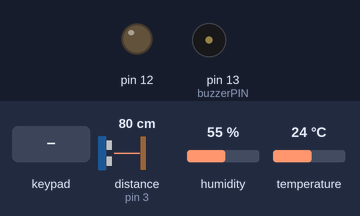
A sketch run on a simulated Arduino Uno, built with avr-gcc and run on an emulated ATmega328P. Shown: output pins drawn as LEDs (lit = HIGH), buzzer (waves = sounding). The test bench sets the inputs (shaded band); at power-on: distance to the obstacle (sensor on pin 3) 80 cm, humidity 55 %, temperature 24 °C. The echo pulse lasts 58.3 µs per cm; what the sketch prints to the serial monitor is not drawn.

Above: at 1.2 s.
1.3 s: keypad keys 8 9 1 0 1 1 pressed 0.4 s apart
At 4.6 s:
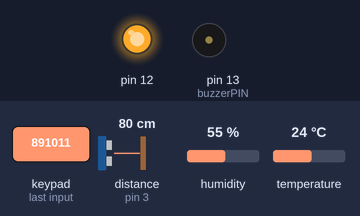
8.8 s: distance to the obstacle (sensor on pin 3) set to 2 cm
Timing chart, 0 to 12.4 s (numbered marks = the images above; inputs shaded):
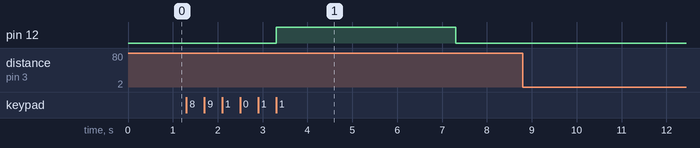

The sketch:

IA.ino
```cpp
#include "DHT.h"
#include <Wire.h>
#include <EasyUltrasonic.h>

#include <ArduinoJson.h>
#include <Keypad.h>
#include <LiquidCrystal_I2C.h>
#include <EasyBuzzer.h>

/* Buzzer */
int buzzerPIN = 13;
unsigned int frequency = 1000;
unsigned int beeps = 10;
unsigned int duration = 1000;
/* Buzzer */

// Set the LCD address to 0x3F for a 16 chars and 2 line display
//LiquidCrystal_I2C lcd(0x3F,16,2);
// Set the LCD address to 0x27 for a 16 chars and 2 line display
LiquidCrystal_I2C lcd(0x27, 16, 2);

#define DHTPIN 2  // pin digital conectado al sensor DHT.
#define DHTTYPE DHT11 // Tipo de sensor DHT.

#define ECHOPIN 3 // pin digital conectado al pin echo del sensor ultrasónico.
#define TRIGPIN 3 //promedio de estudiantes de facultad ingenieria UMG  pin digital conectado al pin trig del sensor ultrasónico.

/* START KEYPAD CONFIG */
const byte ROWS = 4;
const byte COLS = 4;

char hexaKeys[ROWS][COLS] = {
  {'D','#','0','*'},
  {'C','9','8','7'},
  {'B','6','5','4'},
  {'A','3','2','1'}
};

byte colPINS[COLS] = {4, 5, 6, 7};
byte rowPINS[ROWS] = {8, 9, 10, 11};

Keypad customKeypad = Keypad(makeKeymap(hexaKeys), rowPINS, colPINS, ROWS, COLS);

char CLAVE[7];
char CLAVE_MAESTRA[7] = "123456";
byte INDICE = 0;
/* FINISH KEYPAD CONFIG */


EasyUltrasonic ultrasonic; // Define un objeto ultrasonic.
DHT dht(DHTPIN, DHTTYPE);  // Inicializa el sensor DHT.

bool abierto = false;
unsigned long previousMillis = 0;  // Variable para almacenar el tiempo de la última lectura
const unsigned long interval = 5000;  // Intervalo de tiempo deseado (2 segundos)

int distance = 10;
int Cel = 0;
int Far = 0;

void setup() {
  Serial.begin(9600);
  EasyBuzzer.setPin(buzzerPIN); // Configura el PIN donde esta conectado el Buzzer
  ultrasonic.attach(TRIGPIN, ECHOPIN, 2, 70); // Adjunta el sensor ultrasónico a los pines definidos arriba.
  dht.begin(); // Inicializa el sensor DHT y lo pone a trabajar.
  pinMode(12, OUTPUT);
}

void loop() {
  EasyBuzzer.update();
  // Keypad Test
  char customKey = customKeypad.getKey();

  if (customKey) {
    CLAVE[INDICE] = customKey;
    INDICE++;
    Serial.print(customKey);
  }
  if (INDICE == 6) {
    if(!strcmp(CLAVE, CLAVE_MAESTRA)){
      abierto = true;
      Serial.println(" Correcta");
    } else {
      abierto = false;
      digitalWrite(12, HIGH);
      delay(4000);
      digitalWrite(12, LOW);
      delay(4000);
      Serial.println("Incorrecta");
    }
    INDICE=0;
  }
  // Keypad Test

  unsigned long currentMillis = millis();  // Obtener el tiempo actual

  if (currentMillis - previousMillis >= interval) {  // Verificar si ha pasado el tiempo deseado
    previousMillis = currentMillis;  // Actualizar el tiempo de la última lectura

    float C = dht.readTemperature();     // variable para almacenar la temperatura en Celsius
    float F = dht.readTemperature(true); // variable para almacenar la temperatura en Fahrenheit
    float Hum = dht.readHumidity(); // Read humidity

    if (isnan(C) || isnan(F)) {
      Serial.println("Failed to read from DHT sensor!");
      return;
    }

    distance = ultrasonic.getDistanceCM();
    Cel = roundf(C * 100) / 100;
    Far = roundf(F * 100) / 100;


    StaticJsonDocument<200> doc; // Se define variable doc para creación del JSON de respuesta.

    doc["Celcius"] = Cel;
    doc["Farenheit"] = Far;
    doc["distance"] = distance;
    doc["puerta"] = abierto; // Agrega el valor de la variable abierto al objeto doc

    serializeJson(doc, Serial); // Transmite por el puerto serial el JSON generado arriba.
    Serial.println();
    abierto = false;
  }
  if ((distance < 6) || (Cel > 30)){
    EasyBuzzer.beep(frequency, beeps);
    EasyBuzzer.stopBeep();
  }
}
```

Measured:
- after the input at 1.3 s, pin 12: LOW → HIGH after 2.0 s, → LOW 4.0 s later
